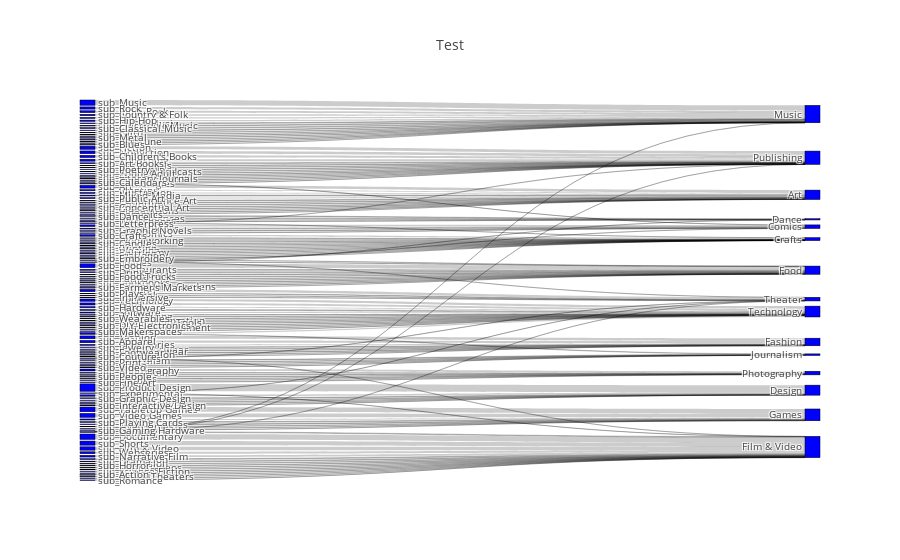

The cell this chart's notebook holds for it:
### Code cell
data_trace = dict(
    type='sankey',
    node = dict(
      pad = 15,
      thickness = 15,
      line = dict(
        color = "black",
        width = 0.5
      ),
        label = total,
        color = ["blue"]*len(total)
    ),
    link = dict(
      source =  gsource,
      target =  gtarget,
      value =  gvalue
  )
)

layout =  go.Layout(
    title = "Test",
    font = dict(
      size = 10
    )
)

fig = go.Figure(data=[data_trace],layout = layout)
iplot(fig, validate=True)

### Figure 1 — Plotly figure (JSON) as saved in the notebook; plotly's stock layout.template omitted (floating-point values rounded to 4 significant figures; data arrays with more than 128 entries replaced by an {"elided": "..."} marker saying what was removed)
{"data": [{"link": {"source": {"elided": "170 int values"}, "target": {"elided": "170 int values"}, "value": {"elided": "170 int values"}}, "node": {"color": {"elided": "225 str values"}, "label": {"elided": "225 str values"}, "line": {"color": "black", "width": 0.5}, "pad": 15, "thickness": 15}, "type": "sankey", "uid": "e72d1953-e15c-4e2e-a030-5ac212380afa"}], "layout": {"font": {"size": 10}, "title": "Test"}}
